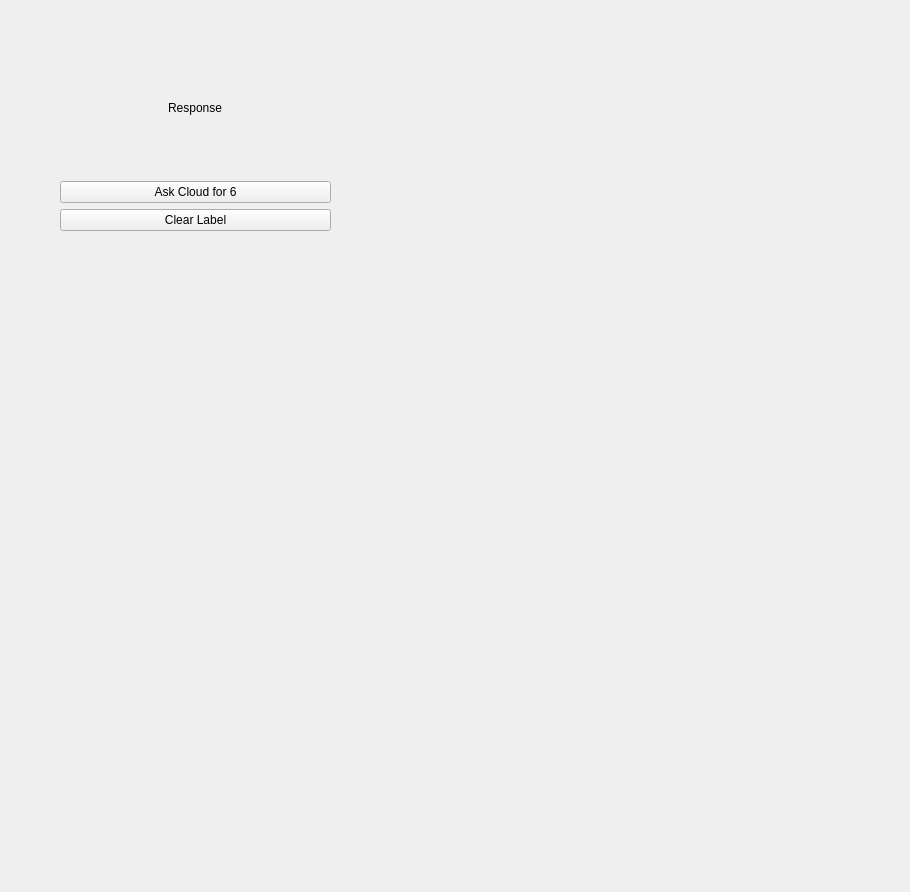
<?xml version="1.0" encoding="UTF-8"?>
<ui version="4.0">
 <class>Form</class>
 <widget class="QWidget" name="Form">
  <property name="geometry">
   <rect>
    <x>0</x>
    <y>0</y>
    <width>910</width>
    <height>892</height>
   </rect>
  </property>
  <property name="windowTitle">
   <string>Form</string>
  </property>
  <widget class="QWidget" name="verticalLayoutWidget">
   <property name="geometry">
    <rect>
     <x>60</x>
     <y>40</y>
     <width>271</width>
     <height>191</height>
    </rect>
   </property>
   <layout class="QVBoxLayout" name="verticalLayout">
    <item alignment="Qt::AlignHCenter">
     <widget class="QLabel" name="label">
      <property name="text">
       <string>Response</string>
      </property>
     </widget>
    </item>
    <item>
     <widget class="QPushButton" name="pushButton">
      <property name="text">
       <string>Ask Cloud for 6</string>
      </property>
     </widget>
    </item>
    <item>
     <widget class="QPushButton" name="pushButton_2">
      <property name="text">
       <string>Clear Label</string>
      </property>
     </widget>
    </item>
   </layout>
  </widget>
 </widget>
 <resources/>
 <connections/>
</ui>
